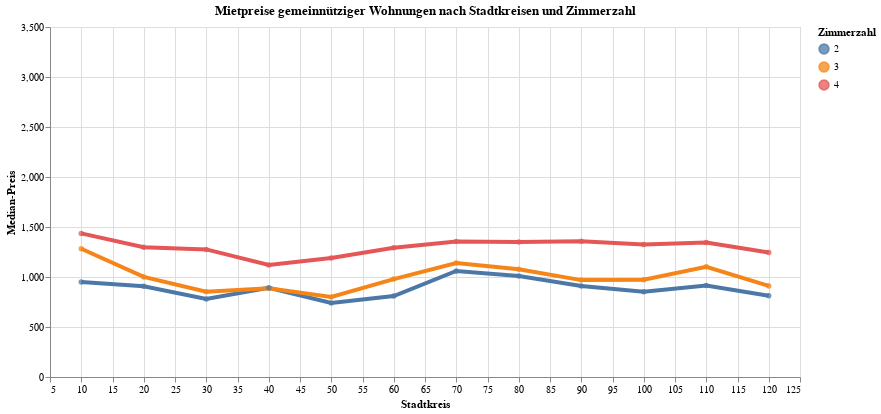

The notebook cell saved with this chart:
### Code cell
myTitle="Mietpreise gemeinnütziger Wohnungen nach Stadtkreisen und Zimmerzahl"
myQuery = 'RaumeinheitSort ==2 and GemeinnuetzigSort == 1'

highlight = alt.selection(type='single', on='mouseover',
                          fields=['ProjStatus'], nearest=True)
#x='date:StichtagDatJahr',
base = alt.Chart(mySel1.query(myQuery), title=myTitle).encode(
        x=alt.X('GliederungSort:Q', axis=alt.Axis(title='Stadtkreis'), scale=alt.Scale(domain=[5, 125]))# , axis=alt.Axis(format='%', title='percentage')
        , y=alt.X('qu50:Q', axis=alt.Axis(title='Median-Preis'), scale=alt.Scale(domain=[0, 3500]))
        , color=alt.Color('ZimmerSort:N', legend=alt.Legend(title="Zimmerzahl", orient="right"))  
        ,tooltip=['GliederungSort', 'GliederungLang', 'ZimmerSort','ZimmerLang', 'GemeinnuetzigSort', 'GemeinnuetzigLang', 'EinheitSort', 'EinheitLang',
       'PreisartSort', 'PreisartLang',  'qu50', 'qu50l', 'qu50u']
)
points = base.mark_circle().encode(
    opacity=alt.value(0.75)
).add_selection(
    highlight
).properties(
    width=750 , height=350
)
lines = base.mark_line().encode(
    size=alt.condition(~highlight, alt.value(0.5), alt.value(4))
).interactive()

lines + points

### Figure 1 — Vega-Lite specification as saved in the notebook (floating-point values rounded to 4 significant figures)
{"config": {"view": {"continuousWidth": 400, "continuousHeight": 300}}, "layer": [{"mark": "line", "encoding": {"color": {"type": "nominal", "field": "ZimmerSort", "legend": {"orient": "right", "title": "Zimmerzahl"}}, "size": {"condition": {"value": 0.5, "selection": {"not": "selector001"}}, "value": 4}, "tooltip": [{"type": "quantitative", "field": "GliederungSort"}, {"type": "nominal", "field": "GliederungLang"}, {"type": "quantitative", "field": "ZimmerSort"}, {"type": "nominal", "field": "ZimmerLang"}, {"type": "quantitative", "field": "GemeinnuetzigSort"}, {"type": "nominal", "field": "GemeinnuetzigLang"}, {"type": "quantitative", "field": "EinheitSort"}, {"type": "nominal", "field": "EinheitLang"}, {"type": "quantitative", "field": "PreisartSort"}, {"type": "nominal", "field": "PreisartLang"}, {"type": "quantitative", "field": "qu50"}, {"type": "quantitative", "field": "qu50l"}, {"type": "quantitative", "field": "qu50u"}], "x": {"type": "quantitative", "axis": {"title": "Stadtkreis"}, "field": "GliederungSort", "scale": {"domain": [5, 125]}}, "y": {"type": "quantitative", "axis": {"title": "Median-Preis"}, "field": "qu50", "scale": {"domain": [0, 3500]}}}, "selection": {"selector002": {"type": "interval", "bind": "scales", "encodings": ["x", "y"]}}, "title": "Mietpreise gemeinnütziger Wohnungen nach Stadtkreisen und Zimmerzahl"}, {"mark": "circle", "encoding": {"color": {"type": "nominal", "field": "ZimmerSort", "legend": {"orient": "right", "title": "Zimmerzahl"}}, "opacity": {"value": 0.75}, "tooltip": [{"type": "quantitative", "field": "GliederungSort"}, {"type": "nominal", "field": "GliederungLang"}, {"type": "quantitative", "field": "ZimmerSort"}, {"type": "nominal", "field": "ZimmerLang"}, {"type": "quantitative", "field": "GemeinnuetzigSort"}, {"type": "nominal", "field": "GemeinnuetzigLang"}, {"type": "quantitative", "field": "EinheitSort"}, {"type": "nominal", "field": "EinheitLang"}, {"type": "quantitative", "field": "PreisartSort"}, {"type": "nominal", "field": "PreisartLang"}, {"type": "quantitative", "field": "qu50"}, {"type": "quantitative", "field": "qu50l"}, {"type": "quantitative", "field": "qu50u"}], "x": {"type": "quantitative", "axis": {"title": "Stadtkreis"}, "field": "GliederungSort", "scale": {"domain": [5, 125]}}, "y": {"type": "quantitative", "axis": {"title": "Median-Preis"}, "field": "qu50", "scale": {"domain": [0, 3500]}}}, "height": 350, "selection": {"selector001": {"type": "single", "on": "mouseover", "fields": ["ProjStatus"], "nearest": true}}, "title": "Mietpreise gemeinnütziger Wohnungen nach Stadtkreisen und Zimmerzahl", "width": 750}], "data": {"name": "data-7b7620c18d61460bcad50478adf82776"}, "$schema": "https://vega.github.io/schema/vega-lite/v4.8.1.json", "datasets": {"data-7b7620c18d61460bcad50478adf82776": [{"StichtagDatJahr": "2022-01-01T00:00:00", "RaumeinheitSort": 2, "RaumeinheitLang": "Stadtkreise", "GliederungSort": 10, "GliederungLang": "Kreis 1", "ZimmerSort": 2, "ZimmerLang": "2 Zimmer", "GemeinnuetzigSort": 1, "GemeinnuetzigLang": "Gemeinnützig", "EinheitSort": 1, "EinheitLang": "Wohnung", "PreisartSort": 1, "PreisartLang": "Netto", "mean": 1056.0, "meanl": 1043.0, "meanu": 1069.0, "qu10": 556.0, "qu10l": 548.0, "qu10u": 571.0, "qu25": 722.0, "qu25l": 709.0, "qu25u": 748.0, "qu50": 950.0, "qu50l": 934.0, "qu50u": 957.0, "qu75": 1252.0, "qu75l": 1231.0, "qu75u": 1278.0, "qu90": 1630.0, "qu90l": 1600.0, "qu90u": 1678.0, "Domain": 302, "Sample1": 274, "Sample2": 0}, {"StichtagDatJahr": "2022-01-01T00:00:00", "RaumeinheitSort": 2, "RaumeinheitLang": "Stadtkreise", "GliederungSort": 10, "GliederungLang": "Kreis 1", "ZimmerSort": 3, "ZimmerLang": "3 Zimmer", "GemeinnuetzigSort": 1, "GemeinnuetzigLang": "Gemeinnützig", "EinheitSort": 1, "EinheitLang": "Wohnung", "PreisartSort": 1, "PreisartLang": "Netto", "mean": 1390.0, "meanl": 1376.0, "meanu": 1404.0, "qu10": 719.0, "qu10l": 707.0, "qu10u": 727.0, "qu25": 983.0, "qu25l": 969.0, "qu25u": 1009.0, "qu50": 1283.0, "qu50l": 1278.0, "qu50u": 1295.0, "qu75": 1688.0, "qu75l": 1638.0, "qu75u": 1734.0, "qu90": 2234.0, "qu90l": 2118.0, "qu90u": 2285.0, "Domain": 201, "Sample1": 191, "Sample2": 0}, {"StichtagDatJahr": "2022-01-01T00:00:00", "RaumeinheitSort": 2, "RaumeinheitLang": "Stadtkreise", "GliederungSort": 10, "GliederungLang": "Kreis 1", "ZimmerSort": 4, "ZimmerLang": "4 Zimmer", "GemeinnuetzigSort": 1, "GemeinnuetzigLang": "Gemeinnützig", "EinheitSort": 1, "EinheitLang": "Wohnung", "PreisartSort": 1, "PreisartLang": "Netto", "mean": 1603.0, "meanl": 1576.0, "meanu": 1629.0, "qu10": 751.0, "qu10l": 716.0, "qu10u": 780.0, "qu25": 1081.0, "qu25l": 1037.0, "qu25u": 1140.0, "qu50": 1436.0, "qu50l": 1382.0, "qu50u": 1498.0, "qu75": 1983.0, "qu75l": 1934.0, "qu75u": 2004.0, "qu90": 2525.0, "qu90l": 2352.0, "qu90u": 2550.0, "Domain": 136, "Sample1": 124, "Sample2": 0}, {"StichtagDatJahr": "2022-01-01T00:00:00", "RaumeinheitSort": 2, "RaumeinheitLang": "Stadtkreise", "GliederungSort": 20, "GliederungLang": "Kreis 2", "ZimmerSort": 4, "ZimmerLang": "4 Zimmer", "GemeinnuetzigSort": 1, "GemeinnuetzigLang": "Gemeinnützig", "EinheitSort": 1, "EinheitLang": "Wohnung", "PreisartSort": 1, "PreisartLang": "Netto", "mean": 1374.0, "meanl": 1350.0, "meanu": 1398.0, "qu10": 885.0, "qu10l": 872.0, "qu10u": 961.0, "qu25": 1112.0, "qu25l": 1043.0, "qu25u": 1135.0, "qu50": 1298.0, "qu50l": 1250.0, "qu50u": 1357.0, "qu75": 1675.0, "qu75l": 1579.0, "qu75u": 1711.0, "qu90": 1887.0, "qu90l": 1769.0, "qu90u": 1980.0, "Domain": 1435, "Sample1": 763, "Sample2": 52}, {"StichtagDatJahr": "2022-01-01T00:00:00", "RaumeinheitSort": 2, "RaumeinheitLang": "Stadtkreise", "GliederungSort": 20, "GliederungLang": "Kreis 2", "ZimmerSort": 2, "ZimmerLang": "2 Zimmer", "GemeinnuetzigSort": 1, "GemeinnuetzigLang": "Gemeinnützig", "EinheitSort": 1, "EinheitLang": "Wohnung", "PreisartSort": 1, "PreisartLang": "Netto", "mean": 941.0, "meanl": 914.0, "meanu": 967.0, "qu10": 605.0, "qu10l": 542.0, "qu10u": 642.0, "qu25": 691.0, "qu25l": 653.0, "qu25u": 750.0, "qu50": 908.0, "qu50l": 862.0, "qu50u": 925.0, "qu75": 1126.0, "qu75l": 1068.0, "qu75u": 1168.0, "qu90": 1317.0, "qu90l": 1282.0, "qu90u": 1424.0, "Domain": 971, "Sample1": 535, "Sample2": 53}, {"StichtagDatJahr": "2022-01-01T00:00:00", "RaumeinheitSort": 2, "RaumeinheitLang": "Stadtkreise", "GliederungSort": 20, "GliederungLang": "Kreis 2", "ZimmerSort": 3, "ZimmerLang": "3 Zimmer", "GemeinnuetzigSort": 1, "GemeinnuetzigLang": "Gemeinnützig", "EinheitSort": 1, "EinheitLang": "Wohnung", "PreisartSort": 1, "PreisartLang": "Netto", "mean": 1083.0, "meanl": 1036.0, "meanu": 1131.0, "qu10": 721.0, "qu10l": 686.0, "qu10u": 750.0, "qu25": 794.0, "qu25l": 772.0, "qu25u": 816.0, "qu50": 1001.0, "qu50l": 959.0, "qu50u": 1029.0, "qu75": 1181.0, "qu75l": 1143.0, "qu75u": 1277.0, "qu90": 1587.0, "qu90l": 1512.0, "qu90u": 1766.0, "Domain": 1736, "Sample1": 873, "Sample2": 63}, {"StichtagDatJahr": "2022-01-01T00:00:00", "RaumeinheitSort": 2, "RaumeinheitLang": "Stadtkreise", "GliederungSort": 30, "GliederungLang": "Kreis 3", "ZimmerSort": 2, "ZimmerLang": "2 Zimmer", "GemeinnuetzigSort": 1, "GemeinnuetzigLang": "Gemeinnützig", "EinheitSort": 1, "EinheitLang": "Wohnung", "PreisartSort": 1, "PreisartLang": "Netto", "mean": 826.0, "meanl": 811.0, "meanu": 842.0, "qu10": 565.0, "qu10l": 565.0, "qu10u": 568.0, "qu25": 653.0, "qu25l": 636.0, "qu25u": 674.0, "qu50": 781.0, "qu50l": 781.0, "qu50u": 816.0, "qu75": 964.0, "qu75l": 942.0, "qu75u": 1006.0, "qu90": 1129.0, "qu90l": 1087.0, "qu90u": 1246.0, "Domain": 1432, "Sample1": 855, "Sample2": 64}, {"StichtagDatJahr": "2022-01-01T00:00:00", "RaumeinheitSort": 2, "RaumeinheitLang": "Stadtkreise", "GliederungSort": 30, "GliederungLang": "Kreis 3", "ZimmerSort": 3, "ZimmerLang": "3 Zimmer", "GemeinnuetzigSort": 1, "GemeinnuetzigLang": "Gemeinnützig", "EinheitSort": 1, "EinheitLang": "Wohnung", "PreisartSort": 1, "PreisartLang": "Netto", "mean": 928.0, "meanl": 904.0, "meanu": 952.0, "qu10": 647.0, "qu10l": 626.0, "qu10u": 667.0, "qu25": 738.0, "qu25l": 727.0, "qu25u": 768.0, "qu50": 852.0, "qu50l": 832.0, "qu50u": 891.0, "qu75": 1025.0, "qu75l": 995.0, "qu75u": 1106.0, "qu90": 1350.0, "qu90l": 1283.0, "qu90u": 1403.0, "Domain": 3050, "Sample1": 1850, "Sample2": 67}, {"StichtagDatJahr": "2022-01-01T00:00:00", "RaumeinheitSort": 2, "RaumeinheitLang": "Stadtkreise", "GliederungSort": 30, "GliederungLang": "Kreis 3", "ZimmerSort": 4, "ZimmerLang": "4 Zimmer", "GemeinnuetzigSort": 1, "GemeinnuetzigLang": "Gemeinnützig", "EinheitSort": 1, "EinheitLang": "Wohnung", "PreisartSort": 1, "PreisartLang": "Netto", "mean": 1286.0, "meanl": 1267.0, "meanu": 1304.0, "qu10": 856.0, "qu10l": 813.0, "qu10u": 881.0, "qu25": 975.0, "qu25l": 969.0, "qu25u": 1014.0, "qu50": 1276.0, "qu50l": 1250.0, "qu50u": 1293.0, "qu75": 1562.0, "qu75l": 1546.0, "qu75u": 1636.0, "qu90": 1759.0, "qu90l": 1706.0, "qu90u": 1777.0, "Domain": 1886, "Sample1": 1175, "Sample2": 84}, {"StichtagDatJahr": "2022-01-01T00:00:00", "RaumeinheitSort": 2, "RaumeinheitLang": "Stadtkreise", "GliederungSort": 40, "GliederungLang": "Kreis 4", "ZimmerSort": 3, "ZimmerLang": "3 Zimmer", "GemeinnuetzigSort": 1, "GemeinnuetzigLang": "Gemeinnützig", "EinheitSort": 1, "EinheitLang": "Wohnung", "PreisartSort": 1, "PreisartLang": "Netto", "mean": 1000.0, "meanl": 967.0, "meanu": 1032.0, "qu10": 683.0, "qu10l": 674.0, "qu10u": 686.0, "qu25": 754.0, "qu25l": 737.0, "qu25u": 770.0, "qu50": 888.0, "qu50l": 866.0, "qu50u": 912.0, "qu75": 1138.0, "qu75l": 1108.0, "qu75u": 1170.0, "qu90": 1440.0, "qu90l": 1330.0, "qu90u": 1506.0, "Domain": 2066, "Sample1": 1512, "Sample2": 50}, {"StichtagDatJahr": "2022-01-01T00:00:00", "RaumeinheitSort": 2, "RaumeinheitLang": "Stadtkreise", "GliederungSort": 40, "GliederungLang": "Kreis 4", "ZimmerSort": 2, "ZimmerLang": "2 Zimmer", "GemeinnuetzigSort": 1, "GemeinnuetzigLang": "Gemeinnützig", "EinheitSort": 1, "EinheitLang": "Wohnung", "PreisartSort": 1, "PreisartLang": "Netto", "mean": 963.0, "meanl": 945.0, "meanu": 981.0, "qu10": 637.0, "qu10l": 610.0, "qu10u": 649.0, "qu25": 743.0, "qu25l": 704.0, "qu25u": 780.0, "qu50": 893.0, "qu50l": 891.0, "qu50u": 905.0, "qu75": 1083.0, "qu75l": 1073.0, "qu75u": 1132.0, "qu90": 1400.0, "qu90l": 1314.0, "qu90u": 1500.0, "Domain": 1218, "Sample1": 858, "Sample2": 55}, {"StichtagDatJahr": "2022-01-01T00:00:00", "RaumeinheitSort": 2, "RaumeinheitLang": "Stadtkreise", "GliederungSort": 40, "GliederungLang": "Kreis 4", "ZimmerSort": 4, "ZimmerLang": "4 Zimmer", "GemeinnuetzigSort": 1, "GemeinnuetzigLang": "Gemeinnützig", "EinheitSort": 1, "EinheitLang": "Wohnung", "PreisartSort": 1, "PreisartLang": "Netto", "mean": 1247.0, "meanl": 1210.0, "meanu": 1283.0, "qu10": 824.0, "qu10l": 809.0, "qu10u": 838.0, "qu25": 916.0, "qu25l": 896.0, "qu25u": 945.0, "qu50": 1120.0, "qu50l": 1109.0, "qu50u": 1143.0, "qu75": 1413.0, "qu75l": 1353.0, "qu75u": 1440.0, "qu90": 1879.0, "qu90l": 1707.0, "qu90u": 2045.0, "Domain": 713, "Sample1": 478, "Sample2": 57}, {"StichtagDatJahr": "2022-01-01T00:00:00", "RaumeinheitSort": 2, "RaumeinheitLang": "Stadtkreise", "GliederungSort": 50, "GliederungLang": "Kreis 5", "ZimmerSort": 3, "ZimmerLang": "3 Zimmer", "GemeinnuetzigSort": 1, "GemeinnuetzigLang": "Gemeinnützig", "EinheitSort": 1, "EinheitLang": "Wohnung", "PreisartSort": 1, "PreisartLang": "Netto", "mean": 895.0, "meanl": 876.0, "meanu": 913.0, "qu10": 629.0, "qu10l": 590.0, "qu10u": 648.0, "qu25": 717.0, "qu25l": 694.0, "qu25u": 742.0, "qu50": 800.0, "qu50l": 788.0, "qu50u": 838.0, "qu75": 990.0, "qu75l": 925.0, "qu75u": 1081.0, "qu90": 1311.0, "qu90l": 1232.0, "qu90u": 1375.0, "Domain": 917, "Sample1": 631, "Sample2": 19}, {"StichtagDatJahr": "2022-01-01T00:00:00", "RaumeinheitSort": 2, "RaumeinheitLang": "Stadtkreise", "GliederungSort": 50, "GliederungLang": "Kreis 5", "ZimmerSort": 4, "ZimmerLang": "4 Zimmer", "GemeinnuetzigSort": 1, "GemeinnuetzigLang": "Gemeinnützig", "EinheitSort": 1, "EinheitLang": "Wohnung", "PreisartSort": 1, "PreisartLang": "Netto", "mean": 1223.0, "meanl": 1200.0, "meanu": 1245.0, "qu10": 716.0, "qu10l": 682.0, "qu10u": 785.0, "qu25": 914.0, "qu25l": 874.0, "qu25u": 945.0, "qu50": 1191.0, "qu50l": 1131.0, "qu50u": 1215.0, "qu75": 1548.0, "qu75l": 1500.0, "qu75u": 1588.0, "qu90": 1712.0, "qu90l": 1640.0, "qu90u": 1755.0, "Domain": 423, "Sample1": 294, "Sample2": 22}, {"StichtagDatJahr": "2022-01-01T00:00:00", "RaumeinheitSort": 2, "RaumeinheitLang": "Stadtkreise", "GliederungSort": 50, "GliederungLang": "Kreis 5", "ZimmerSort": 2, "ZimmerLang": "2 Zimmer", "GemeinnuetzigSort": 1, "GemeinnuetzigLang": "Gemeinnützig", "EinheitSort": 1, "EinheitLang": "Wohnung", "PreisartSort": 1, "PreisartLang": "Netto", "mean": 804.0, "meanl": 794.0, "meanu": 815.0, "qu10": 583.0, "qu10l": 583.0, "qu10u": 590.0, "qu25": 663.0, "qu25l": 663.0, "qu25u": 667.0, "qu50": 740.0, "qu50l": 724.0, "qu50u": 756.0, "qu75": 938.0, "qu75l": 876.0, "qu75u": 961.0, "qu90": 1164.0, "qu90l": 1113.0, "qu90u": 1240.0, "Domain": 340, "Sample1": 263, "Sample2": 16}, {"StichtagDatJahr": "2022-01-01T00:00:00", "RaumeinheitSort": 2, "RaumeinheitLang": "Stadtkreise", "GliederungSort": 60, "GliederungLang": "Kreis 6", "ZimmerSort": 4, "ZimmerLang": "4 Zimmer", "GemeinnuetzigSort": 1, "GemeinnuetzigLang": "Gemeinnützig", "EinheitSort": 1, "EinheitLang": "Wohnung", "PreisartSort": 1, "PreisartLang": "Netto", "mean": 1375.0, "meanl": 1356.0, "meanu": 1395.0, "qu10": 1080.0, "qu10l": 1054.0, "qu10u": 1125.0, "qu25": 1182.0, "qu25l": 1139.0, "qu25u": 1191.0, "qu50": 1292.0, "qu50l": 1265.0, "qu50u": 1350.0, "qu75": 1491.0, "qu75l": 1451.0, "qu75u": 1544.0, "qu90": 1780.0, "qu90l": 1741.0, "qu90u": 1807.0, "Domain": 1156, "Sample1": 705, "Sample2": 37}, {"StichtagDatJahr": "2022-01-01T00:00:00", "RaumeinheitSort": 2, "RaumeinheitLang": "Stadtkreise", "GliederungSort": 60, "GliederungLang": "Kreis 6", "ZimmerSort": 3, "ZimmerLang": "3 Zimmer", "GemeinnuetzigSort": 1, "GemeinnuetzigLang": "Gemeinnützig", "EinheitSort": 1, "EinheitLang": "Wohnung", "PreisartSort": 1, "PreisartLang": "Netto", "mean": 1001.0, "meanl": 985.0, "meanu": 1017.0, "qu10": 643.0, "qu10l": 637.0, "qu10u": 702.0, "qu25": 809.0, "qu25l": 790.0, "qu25u": 823.0, "qu50": 979.0, "qu50l": 946.0, "qu50u": 992.0, "qu75": 1086.0, "qu75l": 1055.0, "qu75u": 1131.0, "qu90": 1352.0, "qu90l": 1300.0, "qu90u": 1547.0, "Domain": 1939, "Sample1": 1131, "Sample2": 43}, {"StichtagDatJahr": "2022-01-01T00:00:00", "RaumeinheitSort": 2, "RaumeinheitLang": "Stadtkreise", "GliederungSort": 60, "GliederungLang": "Kreis 6", "ZimmerSort": 2, "ZimmerLang": "2 Zimmer", "GemeinnuetzigSort": 1, "GemeinnuetzigLang": "Gemeinnützig", "EinheitSort": 1, "EinheitLang": "Wohnung", "PreisartSort": 1, "PreisartLang": "Netto", "mean": 1004.0, "meanl": 936.0, "meanu": 1072.0, "qu10": 660.0, "qu10l": 651.0, "qu10u": 709.0, "qu25": 708.0, "qu25l": 679.0, "qu25u": 792.0, "qu50": 810.0, "qu50l": 802.0, "qu50u": 990.0, "qu75": 1138.0, "qu75l": 1034.0, "qu75u": 1345.0, "qu90": 1562.0, "qu90l": 1375.0, "qu90u": 2124.0, "Domain": 676, "Sample1": 328, "Sample2": 31}, {"StichtagDatJahr": "2022-01-01T00:00:00", "RaumeinheitSort": 2, "RaumeinheitLang": "Stadtkreise", "GliederungSort": 70, "GliederungLang": "Kreis 7", "ZimmerSort": 2, "ZimmerLang": "2 Zimmer", "GemeinnuetzigSort": 1, "GemeinnuetzigLang": "Gemeinnützig", "EinheitSort": 1, "EinheitLang": "Wohnung", "PreisartSort": 1, "PreisartLang": "Netto", "mean": 1093.0, "meanl": 1081.0, "meanu": 1105.0, "qu10": 711.0, "qu10l": 708.0, "qu10u": 755.0, "qu25": 848.0, "qu25l": 803.0, "qu25u": 861.0, "qu50": 1060.0, "qu50l": 1037.0, "qu50u": 1089.0, "qu75": 1329.0, "qu75l": 1312.0, "qu75u": 1356.0, "qu90": 1460.0, "qu90l": 1449.0, "qu90u": 1483.0, "Domain": 302, "Sample1": 191, "Sample2": 48}, {"StichtagDatJahr": "2022-01-01T00:00:00", "RaumeinheitSort": 2, "RaumeinheitLang": "Stadtkreise", "GliederungSort": 70, "GliederungLang": "Kreis 7", "ZimmerSort": 3, "ZimmerLang": "3 Zimmer", "GemeinnuetzigSort": 1, "GemeinnuetzigLang": "Gemeinnützig", "EinheitSort": 1, "EinheitLang": "Wohnung", "PreisartSort": 1, "PreisartLang": "Netto", "mean": 1248.0, "meanl": 1231.0, "meanu": 1265.0, "qu10": 861.0, "qu10l": 782.0, "qu10u": 888.0, "qu25": 900.0, "qu25l": 885.0, "qu25u": 969.0, "qu50": 1140.0, "qu50l": 1107.0, "qu50u": 1167.0, "qu75": 1384.0, "qu75l": 1374.0, "qu75u": 1418.0, "qu90": 1781.0, "qu90l": 1680.0, "qu90u": 1891.0, "Domain": 516, "Sample1": 282, "Sample2": 72}, {"StichtagDatJahr": "2022-01-01T00:00:00", "RaumeinheitSort": 2, "RaumeinheitLang": "Stadtkreise", "GliederungSort": 70, "GliederungLang": "Kreis 7", "ZimmerSort": 4, "ZimmerLang": "4 Zimmer", "GemeinnuetzigSort": 1, "GemeinnuetzigLang": "Gemeinnützig", "EinheitSort": 1, "EinheitLang": "Wohnung", "PreisartSort": 1, "PreisartLang": "Netto", "mean": 1523.0, "meanl": 1502.0, "meanu": 1544.0, "qu10": 999.0, "qu10l": 986.0, "qu10u": 1031.0, "qu25": 1149.0, "qu25l": 1107.0, "qu25u": 1173.0, "qu50": 1355.0, "qu50l": 1330.0, "qu50u": 1403.0, "qu75": 1651.0, "qu75l": 1639.0, "qu75u": 1698.0, "qu90": 2110.0, "qu90l": 2079.0, "qu90u": 2150.0, "Domain": 421, "Sample1": 242, "Sample2": 58}, {"StichtagDatJahr": "2022-01-01T00:00:00", "RaumeinheitSort": 2, "RaumeinheitLang": "Stadtkreise", "GliederungSort": 80, "GliederungLang": "Kreis 8", "ZimmerSort": 3, "ZimmerLang": "3 Zimmer", "GemeinnuetzigSort": 1, "GemeinnuetzigLang": "Gemeinnützig", "EinheitSort": 1, "EinheitLang": "Wohnung", "PreisartSort": 1, "PreisartLang": "Netto", "mean": 1153.0, "meanl": 1141.0, "meanu": 1165.0, "qu10": 734.0, "qu10l": 734.0, "qu10u": 751.0, "qu25": 839.0, "qu25l": 839.0, "qu25u": 846.0, "qu50": 1078.0, "qu50l": 1071.0, "qu50u": 1086.0, "qu75": 1277.0, "qu75l": 1264.0, "qu75u": 1284.0, "qu90": 1583.0, "qu90l": 1541.0, "qu90u": 1632.0, "Domain": 253, "Sample1": 235, "Sample2": 0}, {"StichtagDatJahr": "2022-01-01T00:00:00", "RaumeinheitSort": 2, "RaumeinheitLang": "Stadtkreise", "GliederungSort": 80, "GliederungLang": "Kreis 8", "ZimmerSort": 4, "ZimmerLang": "4 Zimmer", "GemeinnuetzigSort": 1, "GemeinnuetzigLang": "Gemeinnützig", "EinheitSort": 1, "EinheitLang": "Wohnung", "PreisartSort": 1, "PreisartLang": "Netto", "mean": 1351.0, "meanl": 1339.0, "meanu": 1362.0, "qu10": 857.0, "qu10l": 855.0, "qu10u": 862.0, "qu25": 1045.0, "qu25l": 1040.0, "qu25u": 1058.0, "qu50": 1350.0, "qu50l": 1345.0, "qu50u": 1358.0, "qu75": 1484.0, "qu75l": 1476.0, "qu75u": 1486.0, "qu90": 1843.0, "qu90l": 1834.0, "qu90u": 1853.0, "Domain": 244, "Sample1": 232, "Sample2": 0}, {"StichtagDatJahr": "2022-01-01T00:00:00", "RaumeinheitSort": 2, "RaumeinheitLang": "Stadtkreise", "GliederungSort": 80, "GliederungLang": "Kreis 8", "ZimmerSort": 2, "ZimmerLang": "2 Zimmer", "GemeinnuetzigSort": 1, "GemeinnuetzigLang": "Gemeinnützig", "EinheitSort": 1, "EinheitLang": "Wohnung", "PreisartSort": 1, "PreisartLang": "Netto", "mean": 1108.0, "meanl": 1075.0, "meanu": 1142.0, "qu10": 750.0, "qu10l": 750.0, "qu10u": 803.0, "qu25": 860.0, "qu25l": 847.0, "qu25u": 885.0, "qu50": 1009.0, "qu50l": 988.0, "qu50u": 1032.0, "qu75": 1292.0, "qu75l": 1174.0, "qu75u": 1332.0, "qu90": 1505.0, "qu90l": 1416.0, "qu90u": 1550.0, "Domain": 98, "Sample1": 80, "Sample2": 0}, {"StichtagDatJahr": "2022-01-01T00:00:00", "RaumeinheitSort": 2, "RaumeinheitLang": "Stadtkreise", "GliederungSort": 90, "GliederungLang": "Kreis 9", "ZimmerSort": 2, "ZimmerLang": "2 Zimmer", "GemeinnuetzigSort": 1, "GemeinnuetzigLang": "Gemeinnützig", "EinheitSort": 1, "EinheitLang": "Wohnung", "PreisartSort": 1, "PreisartLang": "Netto", "mean": 944.0, "meanl": 916.0, "meanu": 972.0, "qu10": 591.0, "qu10l": 576.0, "qu10u": 621.0, "qu25": 702.0, "qu25l": 679.0, "qu25u": 729.0, "qu50": 911.0, "qu50l": 878.0, "qu50u": 932.0, "qu75": 1124.0, "qu75l": 1063.0, "qu75u": 1200.0, "qu90": 1350.0, "qu90l": 1297.0, "qu90u": 1423.0, "Domain": 1657, "Sample1": 995, "Sample2": 46}, {"StichtagDatJahr": "2022-01-01T00:00:00", "RaumeinheitSort": 2, "RaumeinheitLang": "Stadtkreise", "GliederungSort": 90, "GliederungLang": "Kreis 9", "ZimmerSort": 4, "ZimmerLang": "4 Zimmer", "GemeinnuetzigSort": 1, "GemeinnuetzigLang": "Gemeinnützig", "EinheitSort": 1, "EinheitLang": "Wohnung", "PreisartSort": 1, "PreisartLang": "Netto", "mean": 1361.0, "meanl": 1330.0, "meanu": 1393.0, "qu10": 750.0, "qu10l": 705.0, "qu10u": 823.0, "qu25": 1025.0, "qu25l": 957.0, "qu25u": 1066.0, "qu50": 1357.0, "qu50l": 1321.0, "qu50u": 1401.0, "qu75": 1689.0, "qu75l": 1631.0, "qu75u": 1726.0, "qu90": 1850.0, "qu90l": 1757.0, "qu90u": 1970.0, "Domain": 2299, "Sample1": 1211, "Sample2": 62}, {"StichtagDatJahr": "2022-01-01T00:00:00", "RaumeinheitSort": 2, "RaumeinheitLang": "Stadtkreise", "GliederungSort": 90, "GliederungLang": "Kreis 9", "ZimmerSort": 3, "ZimmerLang": "3 Zimmer", "GemeinnuetzigSort": 1, "GemeinnuetzigLang": "Gemeinnützig", "EinheitSort": 1, "EinheitLang": "Wohnung", "PreisartSort": 1, "PreisartLang": "Netto", "mean": 994.0, "meanl": 975.0, "meanu": 1013.0, "qu10": 634.0, "qu10l": 622.0, "qu10u": 651.0, "qu25": 721.0, "qu25l": 701.0, "qu25u": 770.0, "qu50": 969.0, "qu50l": 929.0, "qu50u": 996.0, "qu75": 1173.0, "qu75l": 1148.0, "qu75u": 1211.0, "qu90": 1459.0, "qu90l": 1373.0, "qu90u": 1511.0, "Domain": 4058, "Sample1": 2215, "Sample2": 74}, {"StichtagDatJahr": "2022-01-01T00:00:00", "RaumeinheitSort": 2, "RaumeinheitLang": "Stadtkreise", "GliederungSort": 100, "GliederungLang": "Kreis 10", "ZimmerSort": 2, "ZimmerLang": "2 Zimmer", "GemeinnuetzigSort": 1, "GemeinnuetzigLang": "Gemeinnützig", "EinheitSort": 1, "EinheitLang": "Wohnung", "PreisartSort": 1, "PreisartLang": "Netto", "mean": 889.0, "meanl": 866.0, "meanu": 911.0, "qu10": 622.0, "qu10l": 600.0, "qu10u": 631.0, "qu25": 686.0, "qu25l": 672.0, "qu25u": 706.0, "qu50": 853.0, "qu50l": 832.0, "qu50u": 871.0, "qu75": 1054.0, "qu75l": 1022.0, "qu75u": 1073.0, "qu90": 1218.0, "qu90l": 1182.0, "qu90u": 1269.0, "Domain": 1215, "Sample1": 801, "Sample2": 52}, {"StichtagDatJahr": "2022-01-01T00:00:00", "RaumeinheitSort": 2, "RaumeinheitLang": "Stadtkreise", "GliederungSort": 100, "GliederungLang": "Kreis 10", "ZimmerSort": 3, "ZimmerLang": "3 Zimmer", "GemeinnuetzigSort": 1, "GemeinnuetzigLang": "Gemeinnützig", "EinheitSort": 1, "EinheitLang": "Wohnung", "PreisartSort": 1, "PreisartLang": "Netto", "mean": 1048.0, "meanl": 1017.0, "meanu": 1079.0, "qu10": 719.0, "qu10l": 712.0, "qu10u": 732.0, "qu25": 788.0, "qu25l": 772.0, "qu25u": 815.0, "qu50": 972.0, "qu50l": 945.0, "qu50u": 1015.0, "qu75": 1219.0, "qu75l": 1164.0, "qu75u": 1263.0, "qu90": 1445.0, "qu90l": 1402.0, "qu90u": 1651.0, "Domain": 2128, "Sample1": 1429, "Sample2": 40}, {"StichtagDatJahr": "2022-01-01T00:00:00", "RaumeinheitSort": 2, "RaumeinheitLang": "Stadtkreise", "GliederungSort": 100, "GliederungLang": "Kreis 10", "ZimmerSort": 4, "ZimmerLang": "4 Zimmer", "GemeinnuetzigSort": 1, "GemeinnuetzigLang": "Gemeinnützig", "EinheitSort": 1, "EinheitLang": "Wohnung", "PreisartSort": 1, "PreisartLang": "Netto", "mean": 1379.0, "meanl": 1348.0, "meanu": 1410.0, "qu10": 834.0, "qu10l": 820.0, "qu10u": 870.0, "qu25": 1033.0, "qu25l": 1008.0, "qu25u": 1060.0, "qu50": 1324.0, "qu50l": 1288.0, "qu50u": 1354.0, "qu75": 1637.0, "qu75l": 1572.0, "qu75u": 1725.0, "qu90": 1987.0, "qu90l": 1889.0, "qu90u": 2081.0, "Domain": 1340, "Sample1": 871, "Sample2": 53}, {"StichtagDatJahr": "2022-01-01T00:00:00", "RaumeinheitSort": 2, "RaumeinheitLang": "Stadtkreise", "GliederungSort": 110, "GliederungLang": "Kreis 11", "ZimmerSort": 4, "ZimmerLang": "4 Zimmer", "GemeinnuetzigSort": 1, "GemeinnuetzigLang": "Gemeinnützig", "EinheitSort": 1, "EinheitLang": "Wohnung", "PreisartSort": 1, "PreisartLang": "Netto", "mean": 1344.0, "meanl": 1326.0, "meanu": 1363.0, "qu10": 907.0, "qu10l": 906.0, "qu10u": 935.0, "qu25": 1095.0, "qu25l": 1071.0, "qu25u": 1118.0, "qu50": 1344.0, "qu50l": 1304.0, "qu50u": 1363.0, "qu75": 1537.0, "qu75l": 1515.0, "qu75u": 1565.0, "qu90": 1806.0, "qu90l": 1726.0, "qu90u": 1876.0, "Domain": 2768, "Sample1": 1849, "Sample2": 106}, {"StichtagDatJahr": "2022-01-01T00:00:00", "RaumeinheitSort": 2, "RaumeinheitLang": "Stadtkreise", "GliederungSort": 110, "GliederungLang": "Kreis 11", "ZimmerSort": 2, "ZimmerLang": "2 Zimmer", "GemeinnuetzigSort": 1, "GemeinnuetzigLang": "Gemeinnützig", "EinheitSort": 1, "EinheitLang": "Wohnung", "PreisartSort": 1, "PreisartLang": "Netto", "mean": 948.0, "meanl": 932.0, "meanu": 964.0, "qu10": 708.0, "qu10l": 694.0, "qu10u": 737.0, "qu25": 807.0, "qu25l": 786.0, "qu25u": 818.0, "qu50": 915.0, "qu50l": 902.0, "qu50u": 931.0, "qu75": 1030.0, "qu75l": 1024.0, "qu75u": 1041.0, "qu90": 1200.0, "qu90l": 1160.0, "qu90u": 1302.0, "Domain": 1540, "Sample1": 1010, "Sample2": 80}, {"StichtagDatJahr": "2022-01-01T00:00:00", "RaumeinheitSort": 2, "RaumeinheitLang": "Stadtkreise", "GliederungSort": 110, "GliederungLang": "Kreis 11", "ZimmerSort": 3, "ZimmerLang": "3 Zimmer", "GemeinnuetzigSort": 1, "GemeinnuetzigLang": "Gemeinnützig", "EinheitSort": 1, "EinheitLang": "Wohnung", "PreisartSort": 1, "PreisartLang": "Netto", "mean": 1140.0, "meanl": 1117.0, "meanu": 1163.0, "qu10": 773.0, "qu10l": 759.0, "qu10u": 815.0, "qu25": 928.0, "qu25l": 914.0, "qu25u": 951.0, "qu50": 1102.0, "qu50l": 1102.0, "qu50u": 1133.0, "qu75": 1275.0, "qu75l": 1252.0, "qu75u": 1298.0, "qu90": 1531.0, "qu90l": 1476.0, "qu90u": 1559.0, "Domain": 3159, "Sample1": 2219, "Sample2": 89}, {"StichtagDatJahr": "2022-01-01T00:00:00", "RaumeinheitSort": 2, "RaumeinheitLang": "Stadtkreise", "GliederungSort": 120, "GliederungLang": "Kreis 12", "ZimmerSort": 3, "ZimmerLang": "3 Zimmer", "GemeinnuetzigSort": 1, "GemeinnuetzigLang": "Gemeinnützig", "EinheitSort": 1, "EinheitLang": "Wohnung", "PreisartSort": 1, "PreisartLang": "Netto", "mean": 1005.0, "meanl": 994.0, "meanu": 1015.0, "qu10": 641.0, "qu10l": 640.0, "qu10u": 648.0, "qu25": 711.0, "qu25l": 699.0, "qu25u": 730.0, "qu50": 911.0, "qu50l": 876.0, "qu50u": 944.0, "qu75": 1282.0, "qu75l": 1243.0, "qu75u": 1328.0, "qu90": 1509.0, "qu90l": 1509.0, "qu90u": 1534.0, "Domain": 2932, "Sample1": 2025, "Sample2": 88}, {"StichtagDatJahr": "2022-01-01T00:00:00", "RaumeinheitSort": 2, "RaumeinheitLang": "Stadtkreise", "GliederungSort": 120, "GliederungLang": "Kreis 12", "ZimmerSort": 4, "ZimmerLang": "4 Zimmer", "GemeinnuetzigSort": 1, "GemeinnuetzigLang": "Gemeinnützig", "EinheitSort": 1, "EinheitLang": "Wohnung", "PreisartSort": 1, "PreisartLang": "Netto", "mean": 1305.0, "meanl": 1283.0, "meanu": 1327.0, "qu10": 846.0, "qu10l": 839.0, "qu10u": 860.0, "qu25": 921.0, "qu25l": 894.0, "qu25u": 1016.0, "qu50": 1245.0, "qu50l": 1236.0, "qu50u": 1289.0, "qu75": 1613.0, "qu75l": 1565.0, "qu75u": 1674.0, "qu90": 1945.0, "qu90l": 1830.0, "qu90u": 1950.0, "Domain": 2104, "Sample1": 1302, "Sample2": 73}, {"StichtagDatJahr": "2022-01-01T00:00:00", "RaumeinheitSort": 2, "RaumeinheitLang": "Stadtkreise", "GliederungSort": 120, "GliederungLang": "Kreis 12", "ZimmerSort": 2, "ZimmerLang": "2 Zimmer", "GemeinnuetzigSort": 1, "GemeinnuetzigLang": "Gemeinnützig", "EinheitSort": 1, "EinheitLang": "Wohnung", "PreisartSort": 1, "PreisartLang": "Netto", "mean": 875.0, "meanl": 859.0, "meanu": 890.0, "qu10": 589.0, "qu10l": 584.0, "qu10u": 595.0, "qu25": 672.0, "qu25l": 667.0, "qu25u": 682.0, "qu50": 812.0, "qu50l": 794.0, "qu50u": 843.0, "qu75": 1075.0, "qu75l": 1054.0, "qu75u": 1118.0, "qu90": 1195.0, "qu90l": 1168.0, "qu90u": 1214.0, "Domain": 1355, "Sample1": 962, "Sample2": 59}]}}
